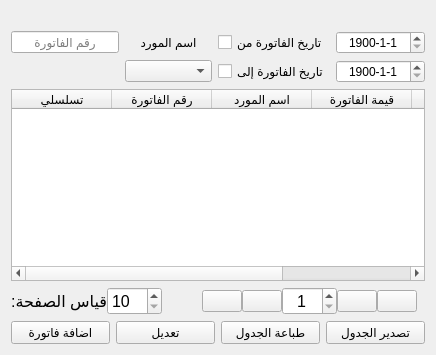
            <widget class="QWidget" name="tab">
             <attribute name="title">
              <string>فاتورة شراء</string>
             </attribute>
             <layout class="QHBoxLayout" name="horizontalLayout_27">
              <item>
               <layout class="QVBoxLayout" name="verticalLayout_20">
                <item>
                 <layout class="QGridLayout" name="gridLayout_4">
                  <property name="topMargin">
                   <number>20</number>
                  </property>
                  <item row="0" column="0">
                   <widget class="QLineEdit" name="bill_code_3">
                    <property name="alignment">
                     <set>Qt::AlignCenter</set>
                    </property>
                    <property name="placeholderText">
                     <string>رقم الفاتورة</string>
                    </property>
                   </widget>
                  </item>
                  <item row="0" column="3">
                   <widget class="QDateEdit" name="birth_date_2">
                    <property name="layoutDirection">
                     <enum>Qt::LeftToRight</enum>
                    </property>
                    <property name="locale">
                     <locale language="English" country="Kenya"/>
                    </property>
                    <property name="alignment">
                     <set>Qt::AlignCenter</set>
                    </property>
                    <property name="specialValueText">
                     <string/>
                    </property>
                    <property name="minimumDate">
                     <date>
                      <year>1900</year>
                      <month>1</month>
                      <day>1</day>
                     </date>
                    </property>
                    <property name="displayFormat">
                     <string>yyyy-M-d</string>
                    </property>
                    <property name="date">
                     <date>
                      <year>1900</year>
                      <month>1</month>
                      <day>1</day>
                     </date>
                    </property>
                   </widget>
                  </item>
                  <item row="1" column="2">
                   <widget class="QCheckBox" name="ch_bill_date_t_3">
                    <property name="sizePolicy">
                     <sizepolicy hsizetype="Expanding" vsizetype="Fixed">
                      <horstretch>0</horstretch>
                      <verstretch>0</verstretch>
                     </sizepolicy>
                    </property>
                    <property name="text">
                     <string>تاريخ الفاتورة إلى</string>
                    </property>
                   </widget>
                  </item>
                  <item row="1" column="3">
                   <widget class="QDateEdit" name="birth_date">
                    <property name="sizePolicy">
                     <sizepolicy hsizetype="Expanding" vsizetype="Fixed">
                      <horstretch>0</horstretch>
                      <verstretch>0</verstretch>
                     </sizepolicy>
                    </property>
                    <property name="layoutDirection">
                     <enum>Qt::LeftToRight</enum>
                    </property>
                    <property name="locale">
                     <locale language="English" country="Kenya"/>
                    </property>
                    <property name="alignment">
                     <set>Qt::AlignCenter</set>
                    </property>
                    <property name="specialValueText">
                     <string/>
                    </property>
                    <property name="minimumDate">
                     <date>
                      <year>1900</year>
                      <month>1</month>
                      <day>1</day>
                     </date>
                    </property>
                    <property name="displayFormat">
                     <string>yyyy-M-d</string>
                    </property>
                    <property name="date">
                     <date>
                      <year>1900</year>
                      <month>1</month>
                      <day>1</day>
                     </date>
                    </property>
                   </widget>
                  </item>
                  <item row="0" column="2">
                   <widget class="QCheckBox" name="ch_bill_date_f_3">
                    <property name="sizePolicy">
                     <sizepolicy hsizetype="Expanding" vsizetype="Fixed">
                      <horstretch>0</horstretch>
                      <verstretch>0</verstretch>
                     </sizepolicy>
                    </property>
                    <property name="text">
                     <string>تاريخ الفاتورة من</string>
                    </property>
                   </widget>
                  </item>
                  <item row="0" column="1">
                   <widget class="QLabel" name="label_50">
                    <property name="text">
                     <string>اسم المورد</string>
                    </property>
                    <property name="alignment">
                     <set>Qt::AlignCenter</set>
                    </property>
                   </widget>
                  </item>
                  <item row="1" column="1">
                   <widget class="QComboBox" name="comboBox">
                    <property name="sizePolicy">
                     <sizepolicy hsizetype="Expanding" vsizetype="Fixed">
                      <horstretch>0</horstretch>
                      <verstretch>0</verstretch>
                     </sizepolicy>
                    </property>
                   </widget>
                  </item>
                 </layout>
                </item>
                <item>
                 <widget class="QTableWidget" name="b_table_2">
                  <column>
                   <property name="text">
                    <string>تسلسلي</string>
                   </property>
                  </column>
                  <column>
                   <property name="text">
                    <string>رقم الفاتورة</string>
                   </property>
                  </column>
                  <column>
                   <property name="text">
                    <string>اسم المورد</string>
                   </property>
                  </column>
                  <column>
                   <property name="text">
                    <string>قيمة الفاتورة</string>
                   </property>
                  </column>
                  <column>
                   <property name="text">
                    <string>مدفوعة أم لا</string>
                   </property>
                  </column>
                  <column>
                   <property name="text">
                    <string>تاريخ الفاتورة</string>
                   </property>
                  </column>
                 </widget>
                </item>
                <item>
                 <layout class="QHBoxLayout" name="horizontalLayout_25" stretch="2,4,5,1,1,4,1,1">
                  <property name="spacing">
                   <number>0</number>
                  </property>
                  <property name="rightMargin">
                   <number>8</number>
                  </property>
                  <property name="bottomMargin">
                   <number>0</number>
                  </property>
                  <item>
                   <widget class="QLabel" name="label_33">
                    <property name="font">
                     <font>
                      <pointsize>12</pointsize>
                      <weight>50</weight>
                      <italic>false</italic>
                      <bold>false</bold>
                     </font>
                    </property>
                    <property name="text">
                     <string>قياس الصفحة:</string>
                    </property>
                   </widget>
                  </item>
                  <item>
                   <widget class="QSpinBox" name="b_page_size_2">
                    <property name="font">
                     <font>
                      <pointsize>12</pointsize>
                      <weight>50</weight>
                      <italic>false</italic>
                      <bold>false</bold>
                     </font>
                    </property>
                    <property name="minimum">
                     <number>10</number>
                    </property>
                    <property name="maximum">
                     <number>200</number>
                    </property>
                    <property name="singleStep">
                     <number>10</number>
                    </property>
                   </widget>
                  </item>
                  <item>
                   <spacer name="horizontalSpacer_8">
                    <property name="orientation">
                     <enum>Qt::Horizontal</enum>
                    </property>
                    <property name="sizeHint" stdset="0">
                     <size>
                      <width>40</width>
                      <height>20</height>
                     </size>
                    </property>
                   </spacer>
                  </item>
                  <item>
                   <widget class="QPushButton" name="last_b_2">
                    <property name="text">
                     <string/>
                    </property>
                    <property name="icon">
                     <iconset resource="icons.qrc">
                      <normaloff>:/icons/icons/last-white.png</normaloff>:/icons/icons/last-white.png</iconset>
                    </property>
                    <property name="iconSize">
                     <size>
                      <width>40</width>
                      <height>40</height>
                     </size>
                    </property>
                   </widget>
                  </item>
                  <item>
                   <widget class="QPushButton" name="post_b_2">
                    <property name="text">
                     <string/>
                    </property>
                    <property name="icon">
                     <iconset resource="icons.qrc">
                      <normaloff>:/icons/icons/next-white.png</normaloff>:/icons/icons/next-white.png</iconset>
                    </property>
                    <property name="iconSize">
                     <size>
                      <width>40</width>
                      <height>40</height>
                     </size>
                    </property>
                   </widget>
                  </item>
                  <item>
                   <widget class="QSpinBox" name="page_num_b_2">
                    <property name="font">
                     <font>
                      <pointsize>12</pointsize>
                      <weight>50</weight>
                      <italic>false</italic>
                      <bold>false</bold>
                     </font>
                    </property>
                    <property name="alignment">
                     <set>Qt::AlignCenter</set>
                    </property>
                    <property name="minimum">
                     <number>1</number>
                    </property>
                    <property name="maximum">
                     <number>999</number>
                    </property>
                   </widget>
                  </item>
                  <item>
                   <widget class="QPushButton" name="previous_b_2">
                    <property name="text">
                     <string/>
                    </property>
                    <property name="icon">
                     <iconset resource="icons.qrc">
                      <normaloff>:/icons/icons/previous-white.png</normaloff>:/icons/icons/previous-white.png</iconset>
                    </property>
                    <property name="iconSize">
                     <size>
                      <width>40</width>
                      <height>40</height>
                     </size>
                    </property>
                   </widget>
                  </item>
                  <item>
                   <widget class="QPushButton" name="first_b_2">
                    <property name="text">
                     <string/>
                    </property>
                    <property name="icon">
                     <iconset resource="icons.qrc">
                      <normaloff>:/icons/icons/first-white.png</normaloff>:/icons/icons/first-white.png</iconset>
                    </property>
                    <property name="iconSize">
                     <size>
                      <width>40</width>
                      <height>40</height>
                     </size>
                    </property>
                   </widget>
                  </item>
                 </layout>
                </item>
                <item>
                 <layout class="QHBoxLayout" name="horizontalLayout_26">
                  <item>
                   <widget class="QPushButton" name="btn_bill_sell_2">
                    <property name="text">
                     <string>اضافة فاتورة</string>
                    </property>
                   </widget>
                  </item>
                  <item>
                   <widget class="QPushButton" name="btn_bill_buy_2">
                    <property name="text">
                     <string>تعديل</string>
                    </property>
                   </widget>
                  </item>
                  <item>
                   <widget class="QPushButton" name="btn_bill_buy_3">
                    <property name="text">
                     <string>طباعة الجدول</string>
                    </property>
                   </widget>
                  </item>
                  <item>
                   <widget class="QPushButton" name="btn_bill_buy_4">
                    <property name="text">
                     <string>تصدير الجدول</string>
                    </property>
                   </widget>
                  </item>
                 </layout>
                </item>
               </layout>
              </item>
             </layout>
            </widget>
